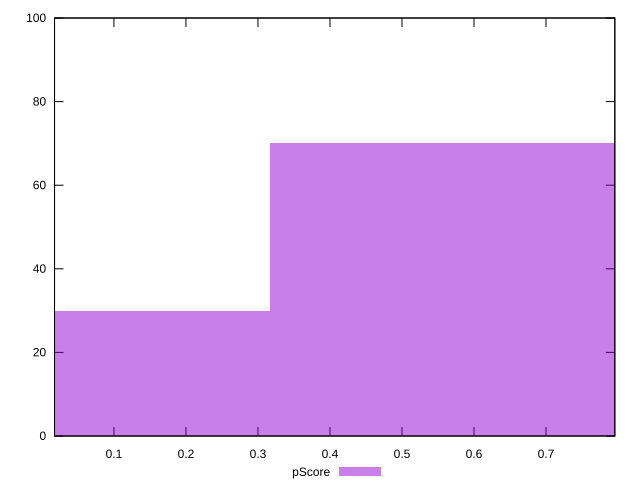

Write gnuplot code to recreate this figure.
reset

$pScore <<EOF
0 30
0.6324437920356715 70
EOF

set key outside below
set boxwidth 0.6324437920356715
set xrange [0.017499650102764996:0.7955705056253779]
set yrange [0:100]
set trange [0:100]
set style fill transparent solid 0.5 noborder
set terminal svg size 640, 490 enhanced background rgb 'white'
set output "report_00013_2021-02-09T12-04-24.940Z/first-cpu-idle/samples/pages+cached/pScore/histogram.svg"

plot $pScore title "pScore" with boxes

reset
